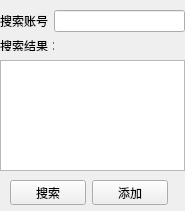
<?xml version="1.0" encoding="UTF-8"?>
<ui version="4.0">
 <class>Add_Friends_Frame</class>
 <widget class="QWidget" name="Add_Friends_Frame">
  <property name="geometry">
   <rect>
    <x>0</x>
    <y>0</y>
    <width>185</width>
    <height>211</height>
   </rect>
  </property>
  <property name="windowTitle">
   <string>Form</string>
  </property>
  <property name="styleSheet">
   <string notr="true">background-image: url(:/resorces/resorces/login.jpg);</string>
  </property>
  <widget class="QTextEdit" name="display_result">
   <property name="geometry">
    <rect>
     <x>0</x>
     <y>60</y>
     <width>185</width>
     <height>111</height>
    </rect>
   </property>
  </widget>
  <widget class="QLabel" name="label_2">
   <property name="geometry">
    <rect>
     <x>0</x>
     <y>40</y>
     <width>54</width>
     <height>11</height>
    </rect>
   </property>
   <property name="text">
    <string>搜索结果：</string>
   </property>
  </widget>
  <widget class="QWidget" name="">
   <property name="geometry">
    <rect>
     <x>0</x>
     <y>10</y>
     <width>185</width>
     <height>22</height>
    </rect>
   </property>
   <layout class="QHBoxLayout" name="horizontalLayout">
    <item>
     <widget class="QLabel" name="label">
      <property name="text">
       <string>搜索账号</string>
      </property>
     </widget>
    </item>
    <item>
     <widget class="QLineEdit" name="friend_id"/>
    </item>
   </layout>
  </widget>
  <widget class="QWidget" name="">
   <property name="geometry">
    <rect>
     <x>10</x>
     <y>180</y>
     <width>158</width>
     <height>25</height>
    </rect>
   </property>
   <layout class="QHBoxLayout" name="horizontalLayout_2">
    <item>
     <widget class="QPushButton" name="button_sercher">
      <property name="text">
       <string>搜索</string>
      </property>
     </widget>
    </item>
    <item>
     <widget class="QPushButton" name="button_add">
      <property name="text">
       <string>添加</string>
      </property>
     </widget>
    </item>
   </layout>
  </widget>
 </widget>
 <resources/>
 <connections/>
</ui>
